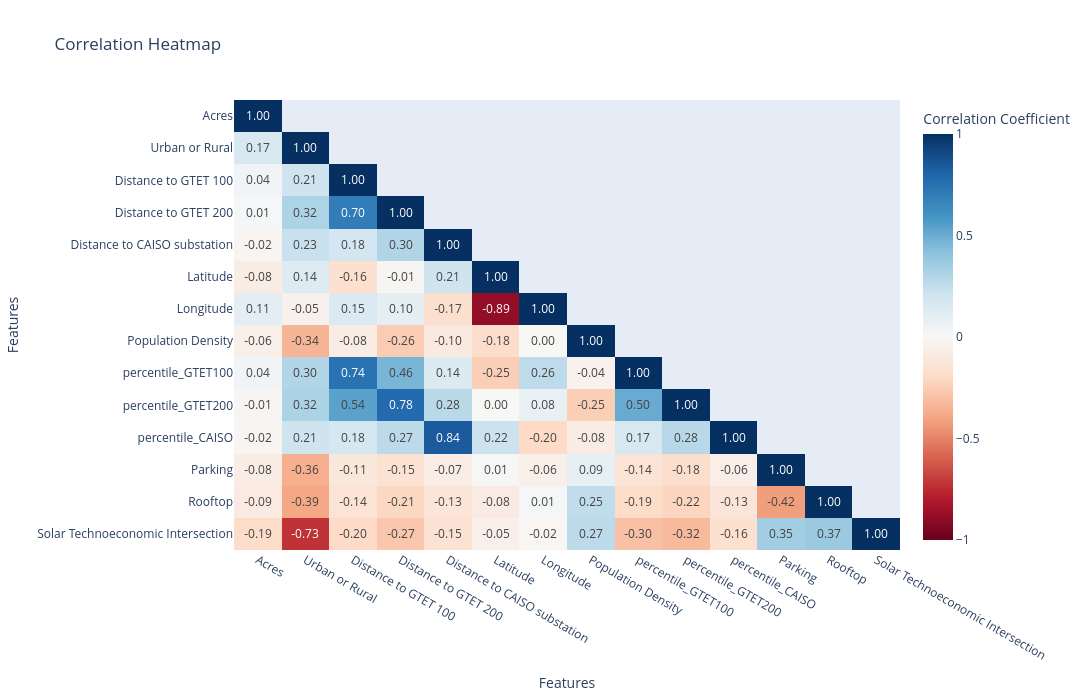

The code cell stored with this chart in its notebook:
### Markdown cell above
*Correlation analysis*

### Code cell
# Create correlation Heatmap (for numerical features of the training data)

def plot_correlation_heatmap(dataframe):

    # Calculate the correlation coefficients (we do only have numeric columns now after the encoding)
    corr = dataframe.corr(numeric_only=True)

    # Use mask to cover redundant values
    mask = np.triu(np.ones_like(corr, dtype=bool), k=1)
    corr_masked = corr.mask(mask)
    #print(mask, corr.values, corr_masked.values)
    
    # Flip the correlation matrix and the mask vertically
    corr_flipped = np.flip(corr_masked.values, axis=0)
    mask_flipped = np.flip(mask, axis=0)

    # Create text for the heatmap tiles
    text_values = np.where(mask_flipped, "", np.around(corr_flipped, 2))  # Set text to empty string for masked tiles

    #print(text_values) # this will be flipped in go.Heatmap() automatically

    fig = go.Figure(data=go.Heatmap(
        x=corr.columns, 
        y=corr.columns[::-1],
        z=np.flip(corr_masked.values, axis=0),  # Flip the correlation matrix vertically  # Apply mask to hide upper triangle
        colorscale="RdBu", zmin=-1, zmax=1,
        colorbar=dict(title="Correlation Coefficient"),
        text = text_values,
        texttemplate="%{text:.2f}",  # Format text to 2 decimal places
        hovertemplate=(
            "<b>X</b>: %{x}<br>"  # Feature name on the x-axis
            "<b>Y</b>: %{y}<br>"  # Feature name on the y-axis
            "<b>Correlation</b>: %{z:.2f}<br>"  # Correlation value (formatted to 2 decimal places)
            "<extra></extra>"  # Remove the extra hover info
        )
    )
    )
    
    fig.update_layout(
        title="Correlation Heatmap",
        height=700, width=1100,
        xaxis=dict(title="Features", showgrid=False),
        yaxis=dict(title="Features", showgrid=False)    
    )

    fig.show()
    
    # Save the figure as a PNG file (ONCE!)
    pio.write_json(fig, "/home/ubuntu/dec24_bds_solar_energy/data/processed/Heatmap.json")
    fig.write_image("/home/ubuntu/dec24_bds_solar_energy/reports/figures/Heatmap.png")
    
train_data = X_train.copy()  # Make a copy of X_train
train_data['Solar Technoeconomic Intersection'] = y_train  # Add target variable
print("Correlation heatmap for all numerical features")
plot_correlation_heatmap(train_data)

### Figure 1 — Plotly figure (JSON) as saved in the notebook; plotly's stock layout.template omitted (floating-point values rounded to 4 significant figures; data arrays with more than 128 entries replaced by an {"elided": "..."} marker saying what was removed)
{"data": [{"colorbar": {"title": {"text": "Correlation Coefficient"}}, "colorscale": [[0, "rgb(103,0,31)"], [0.1, "rgb(178,24,43)"], [0.2, "rgb(214,96,77)"], [0.3, "rgb(244,165,130)"], [0.4, "rgb(253,219,199)"], [0.5, "rgb(247,247,247)"], [0.6, "rgb(209,229,240)"], [0.7, "rgb(146,197,222)"], [0.8, "rgb(67,147,195)"], [0.9, "rgb(33,102,172)"], [1, "rgb(5,48,97)"]], "hovertemplate": "<b>X</b>: %{x}<br><b>Y</b>: %{y}<br><b>Correlation</b>: %{z:.2f}<br><extra></extra>", "text": {"elided": "14x14 str values"}, "texttemplate": "%{text:.2f}", "type": "heatmap", "x": ["Acres", "Urban or Rural", "Distance to GTET 100", "Distance to GTET 200", "Distance to CAISO substation", "Latitude", "Longitude", "Population Density", "percentile_GTET100", "percentile_GTET200", "percentile_CAISO", "Parking", "Rooftop", "Solar Technoeconomic Intersection"], "y": ["Solar Technoeconomic Intersection", "Rooftop", "Parking", "percentile_CAISO", "percentile_GTET200", "percentile_GTET100", "Population Density", "Longitude", "Latitude", "Distance to CAISO substation", "Distance to GTET 200", "Distance to GTET 100", "Urban or Rural", "Acres"], "z": {"elided": "14x14 float values"}, "zmax": 1, "zmin": -1}], "layout": {"height": 700, "title": {"text": "Correlation Heatmap"}, "width": 1100, "xaxis": {"showgrid": false, "title": {"text": "Features"}}, "yaxis": {"showgrid": false, "title": {"text": "Features"}}}}
